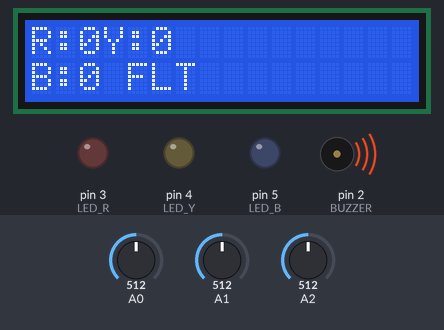
The program below on a simulated Arduino Uno, built with avr-gcc and run on an emulated ATmega328P. On the bench: 16×2 character LCD, output pins drawn as LEDs (lit = HIGH), buzzer (waves = sounding, pin HIGH). Inputs (shaded band) come from the test bench; at power-on: A0 = 512, A1 = 512, A2 = 512. What the program prints to the serial monitor is not drawn.

Above: at 3.2 s.
3.3 s: A0 set to 533
At 4.0 s:
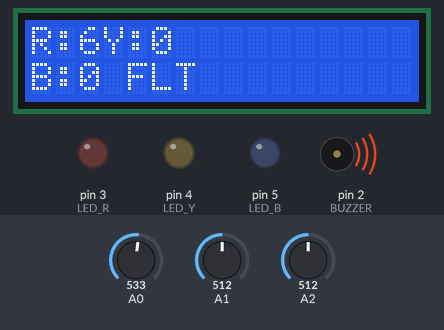
6.3 s: A0 set to 550
At 7.4 s:
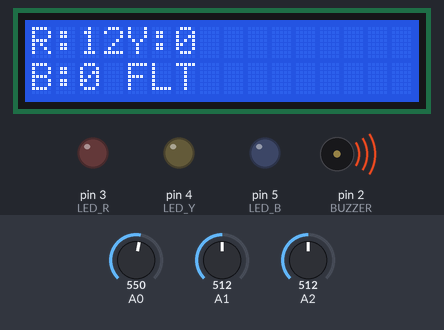
7.9 s: A1 set to 466
At 8.8 s:
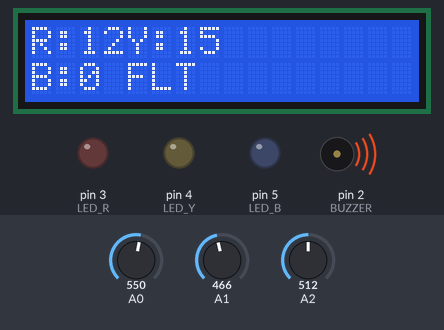
9.6 s: A1 set to 433
At 10.7 s:
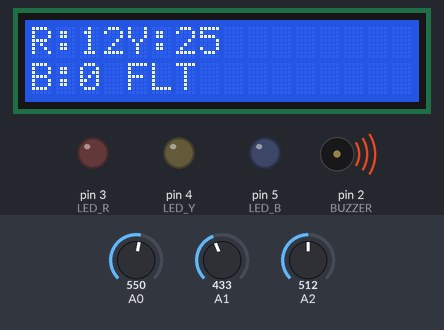
11.3 s: A2 set to 223
At 12.5 s:
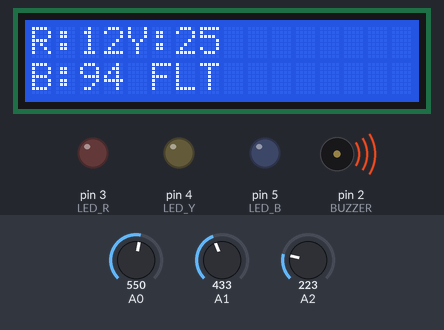
12.9 s: A2 set to 189
At 14.0 s:
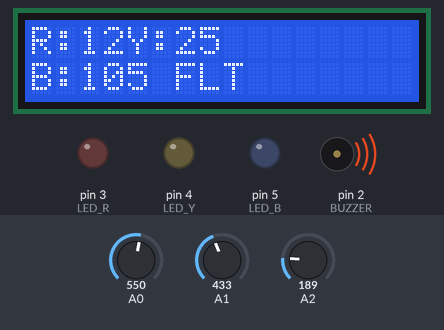
Timing chart, 0 to 15.5 s (numbered marks = the images above; inputs shaded):
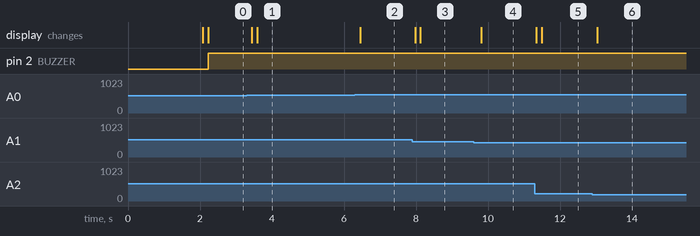

The program:

main.cpp
```cpp
#include <Arduino.h>
#include <Wire.h>
#include <LiquidCrystal_I2C.h>
#include <avr/wdt.h>

LiquidCrystal_I2C lcd(0x27, 16, 2);  // 0x3F bhi try karo

#define SENSOR_R A0
#define SENSOR_Y A1
#define SENSOR_B A2
#define BUZZER 2
#define LED_R 3
#define LED_Y 4
#define LED_B 5

// put function declarations here:
float V_R = 0, V_Y = 0, V_B = 0;
const float V_MIN = 180.0;
const float V_MAX = 270.0;

// Calibration factor - adjust after testing
const float CAL_FACTOR = 0.328;  // Multimeter se match karo

void setup() {
  Serial.begin(9600);
  pinMode(BUZZER, OUTPUT);
  pinMode(LED_R, OUTPUT);
  pinMode(LED_Y, OUTPUT);
  pinMode(LED_B, OUTPUT);

  lcd.init();
  lcd.backlight();
  lcd.print("3-Phase Monitor");
  delay(2000);
  lcd.clear();
  wdt_enable(WDTO_4S);
}

float readVoltage(int pin) {
  float sumSq = 0;
  int samples = 200;

  for (int i = 0; i < samples; i++) {
    int adc = analogRead(pin);
    int centered = adc - 512;  // Remove DC bias
    sumSq += (long)centered * centered;
    delayMicroseconds(100);
  }

  float rms = sqrt(sumSq / samples);
  return rms * CAL_FACTOR;
}


void loop() {
  V_R = readVoltage(SENSOR_R);
  V_Y = readVoltage(SENSOR_Y);
  V_B = readVoltage(SENSOR_B);

  // LCD Display
  lcd.clear();
  lcd.setCursor(0, 0);
  lcd.print("R:");
  lcd.print((int)V_R);
  lcd.print("Y:");
  lcd.print((int)V_Y);
  lcd.setCursor(0, 1);
  lcd.print("B:");
  lcd.print((int)V_B);

  //Fault detection
  String fault = "";
  if (V_R < V_MIN || V_R > V_MAX) fault += "R ";
  if (V_Y < V_MIN || V_Y > V_MAX) fault += "Y ";
  if (V_B < V_MIN || V_B > V_MAX) fault += "B ";

  if (fault.length() > 0){
    digitalWrite(BUZZER, HIGH);
    lcd.print(" FLT");
  }
  else{
    digitalWrite(BUZZER, LOW);
    lcd.print(" OK");
  }

  //LED INdicator
  digitalWrite(LED_R,(V_R >= V_MIN && V_R <= V_MAX) ? HIGH : LOW);
  digitalWrite(LED_Y,(V_Y >= V_MIN && V_Y <= V_MAX) ? HIGH : LOW);
  digitalWrite(LED_B,(V_B >= V_MIN && V_B <= V_MAX) ? HIGH : LOW);


// Send to esp32
  Serial.print("DATA: ");
  Serial.print(V_R);
  Serial.print(",");
  Serial.print(V_Y);
  Serial.print(",");
  Serial.print(V_B);
  Serial.print(",");

  wdt_reset();
}
```

Measured:
- after the input at 3.3 s, the display: first changes after 0.14 s (image 1 shows a later state)
- after the input at 6.3 s, the display: changes after 0.16 s (image 2)
- after the input at 7.9 s, the display: first changes after 0.07 s (image 3 shows a later state)
- after the input at 9.6 s, the display: changes after 0.21 s (image 4)
- after the input at 11.3 s, the display: first changes at once (image 5 shows a later state)
- after the input at 12.9 s, the display: changes after 0.13 s (image 6)
